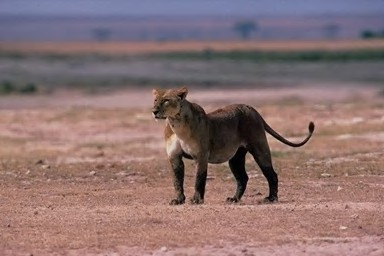
#> input picture 第六次作业/72-2000170351-莫佳鹏/000.jpg, 384 x 256 px
$ python 'kmeans分割.py'
#> lines starting #> are read from the running program, lines starting #| are printed output that depends on the picture
import numpy as np
from PIL import Image
import matplotlib.pyplot as plt

# 读取图像并转换为RGB图像
image_path = "000.jpg"
o3 = Image.open(image_path).convert('RGB')
#> o3 is the input picture: PIL image 384x256 RGB; mean R, G, B 138.9, 114.1, 113.5
I4 = np.array(o3)

# 设置 K-means 算法参数
K = 4  # 聚类中心数量
max_iters = 100  # 最大迭代次数

# 定义处理单个通道的函数
def process_channel(channel):
    num_levels = 8
    X = channel.astype(np.float64)
    X_q = np.floor(X / (256 / num_levels))

    a, b = X_q.shape
#> a = 256; b = 384
    X_reshape = X_q.flatten()

    centers = X_reshape[np.random.randint(0, len(X_reshape), K)]
#> centers = [4, 3, 5, 1]

    idx = np.zeros(len(X_reshape), dtype=int)
    distances = np.zeros((len(X_reshape), K))

    for iter in range(max_iters):
        for k in range(K):
            distances[:, k] = (X_reshape - centers[k]) ** 2

        idx = np.argmin(distances, axis=1)

        new_centers = np.zeros(K)
        for k in range(K):
            cluster_points = X_reshape[idx == k]
            if len(cluster_points) > 0:
                new_centers[k] = np.mean(cluster_points)

        if np.linalg.norm(new_centers - centers) < 1e-5:
            break
        centers = new_centers

    clustered_channel = idx.reshape(a, b)
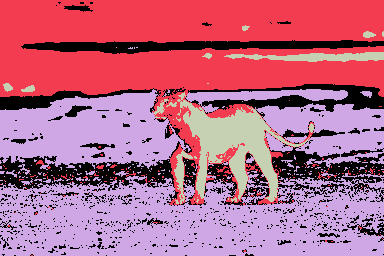
#> clustered_channel: shape (256, 384) int64; 4 distinct labels, from 0 to 3; one colour per label, 0 black
    return clustered_channel

# 分别处理R、G、B三个通道
R_channel = process_channel(I4[:, :, 0])
G_channel = process_channel(I4[:, :, 1])
#> in process_channel (call 2), `X_q = np.floor(X / (256 / num_levels))`:
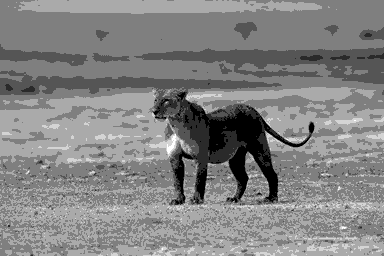
#> X_q: shape (256, 384) float64; min 0, max 6, mean 3.1; drawn with min black and max white
#> in process_channel (call 2), `centers = X_reshape[np.random.randint(0, len(X_reshape), K)]`: centers = [3, 5, 4, 3]
#> in process_channel (call 2), `clustered_channel = idx.reshape(a, b)`:
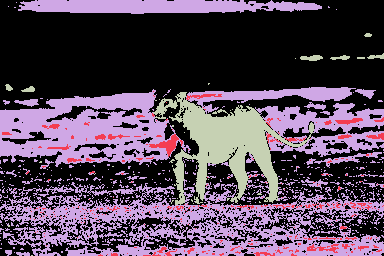
#> clustered_channel: shape (256, 384) int64; 4 distinct labels, from 0 to 3; one colour per label, 0 black
B_channel = process_channel(I4[:, :, 2])
#> in process_channel (call 3), `X = channel.astype(np.float64)`:
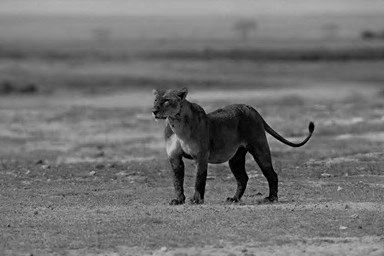
#> X: shape (256, 384) float64; min 0, max 197, mean 113.5
#> in process_channel (call 3), `X_q = np.floor(X / (256 / num_levels))`:
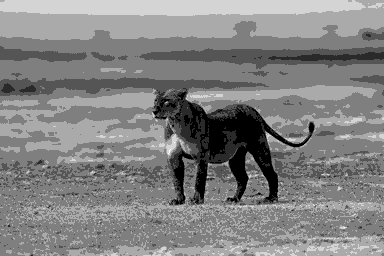
#> X_q: shape (256, 384) float64; min 0, max 6, mean 3.07; drawn with min black and max white
#> in process_channel (call 3), `centers = X_reshape[np.random.randint(0, len(X_reshape), K)]`: centers = [3, 3, 4, 4]
#> in process_channel (call 3), `clustered_channel = idx.reshape(a, b)`:
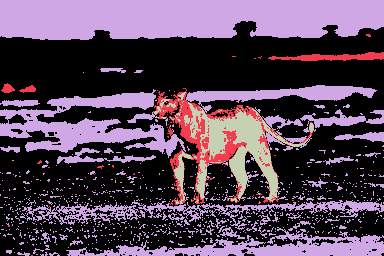
#> clustered_channel: shape (256, 384) int64; 4 distinct labels, from 0 to 3; one colour per label, 0 black

# 合并三个通道
clustered_image_rgb = np.stack((R_channel, G_channel, B_channel), axis=2)
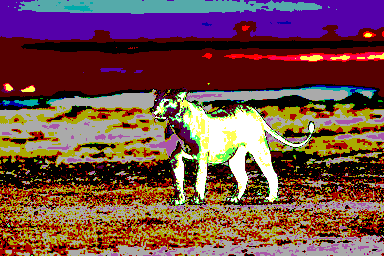
#> clustered_image_rgb: shape (256, 384, 3) int64; mean R, G, B 1.37, 0.88, 0.827; drawn with min black and max white

# 将聚类结果的值范围映射回0-255
clustered_image_rgb = (clustered_image_rgb / (K - 1) * 255).astype(np.uint8)

# 显示聚类结果图像
plt.figure()
plt.imshow(clustered_image_rgb)
plt.title('Clustering result image')
plt.axis('off')
plt.show()
